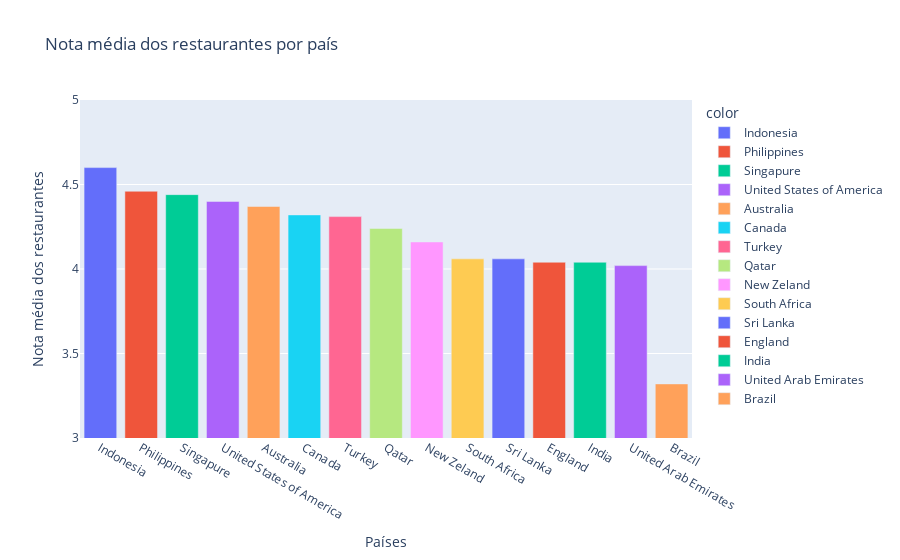

The cell this chart's notebook holds for it:
### Markdown cell above
### Média de notas por país

### Code cell
df_aux = (data[['country', 'aggregate_rating']]
.groupby('country')
.mean()
.round(2)
.sort_values(by='aggregate_rating', ascending=False)
.reset_index())

fig = px.bar(x=df_aux.country, 
       y=df_aux.aggregate_rating,
       title='Nota média dos restaurantes por país',
       labels={'x':'Países', 'y':'Nota média dos restaurantes'},
       color=df_aux.country)
fig = go.Figure(fig, layout_yaxis_range = [3, 5])
fig.show()

### Figure 1 — Plotly figure (JSON) as saved in the notebook; plotly's stock layout.template omitted (floating-point values rounded to 4 significant figures)
{"data": [{"alignmentgroup": "True", "hovertemplate": "color=Indonesia<br>Países=%{x}<br>Nota média dos restaurantes=%{y}<extra></extra>", "legendgroup": "Indonesia", "marker": {"color": "#636efa", "pattern": {"shape": ""}}, "name": "Indonesia", "offsetgroup": "Indonesia", "orientation": "v", "showlegend": true, "textposition": "auto", "type": "bar", "x": ["Indonesia"], "xaxis": "x", "y": [4.6], "yaxis": "y"}, {"alignmentgroup": "True", "hovertemplate": "color=Philippines<br>Países=%{x}<br>Nota média dos restaurantes=%{y}<extra></extra>", "legendgroup": "Philippines", "marker": {"color": "#EF553B", "pattern": {"shape": ""}}, "name": "Philippines", "offsetgroup": "Philippines", "orientation": "v", "showlegend": true, "textposition": "auto", "type": "bar", "x": ["Philippines"], "xaxis": "x", "y": [4.46], "yaxis": "y"}, {"alignmentgroup": "True", "hovertemplate": "color=Singapure<br>Países=%{x}<br>Nota média dos restaurantes=%{y}<extra></extra>", "legendgroup": "Singapure", "marker": {"color": "#00cc96", "pattern": {"shape": ""}}, "name": "Singapure", "offsetgroup": "Singapure", "orientation": "v", "showlegend": true, "textposition": "auto", "type": "bar", "x": ["Singapure"], "xaxis": "x", "y": [4.44], "yaxis": "y"}, {"alignmentgroup": "True", "hovertemplate": "color=United States of America<br>Países=%{x}<br>Nota média dos restaurantes=%{y}<extra></extra>", "legendgroup": "United States of America", "marker": {"color": "#ab63fa", "pattern": {"shape": ""}}, "name": "United States of America", "offsetgroup": "United States of America", "orientation": "v", "showlegend": true, "textposition": "auto", "type": "bar", "x": ["United States of America"], "xaxis": "x", "y": [4.4], "yaxis": "y"}, {"alignmentgroup": "True", "hovertemplate": "color=Australia<br>Países=%{x}<br>Nota média dos restaurantes=%{y}<extra></extra>", "legendgroup": "Australia", "marker": {"color": "#FFA15A", "pattern": {"shape": ""}}, "name": "Australia", "offsetgroup": "Australia", "orientation": "v", "showlegend": true, "textposition": "auto", "type": "bar", "x": ["Australia"], "xaxis": "x", "y": [4.37], "yaxis": "y"}, {"alignmentgroup": "True", "hovertemplate": "color=Canada<br>Países=%{x}<br>Nota média dos restaurantes=%{y}<extra></extra>", "legendgroup": "Canada", "marker": {"color": "#19d3f3", "pattern": {"shape": ""}}, "name": "Canada", "offsetgroup": "Canada", "orientation": "v", "showlegend": true, "textposition": "auto", "type": "bar", "x": ["Canada"], "xaxis": "x", "y": [4.32], "yaxis": "y"}, {"alignmentgroup": "True", "hovertemplate": "color=Turkey<br>Países=%{x}<br>Nota média dos restaurantes=%{y}<extra></extra>", "legendgroup": "Turkey", "marker": {"color": "#FF6692", "pattern": {"shape": ""}}, "name": "Turkey", "offsetgroup": "Turkey", "orientation": "v", "showlegend": true, "textposition": "auto", "type": "bar", "x": ["Turkey"], "xaxis": "x", "y": [4.31], "yaxis": "y"}, {"alignmentgroup": "True", "hovertemplate": "color=Qatar<br>Países=%{x}<br>Nota média dos restaurantes=%{y}<extra></extra>", "legendgroup": "Qatar", "marker": {"color": "#B6E880", "pattern": {"shape": ""}}, "name": "Qatar", "offsetgroup": "Qatar", "orientation": "v", "showlegend": true, "textposition": "auto", "type": "bar", "x": ["Qatar"], "xaxis": "x", "y": [4.24], "yaxis": "y"}, {"alignmentgroup": "True", "hovertemplate": "color=New Zeland<br>Países=%{x}<br>Nota média dos restaurantes=%{y}<extra></extra>", "legendgroup": "New Zeland", "marker": {"color": "#FF97FF", "pattern": {"shape": ""}}, "name": "New Zeland", "offsetgroup": "New Zeland", "orientation": "v", "showlegend": true, "textposition": "auto", "type": "bar", "x": ["New Zeland"], "xaxis": "x", "y": [4.16], "yaxis": "y"}, {"alignmentgroup": "True", "hovertemplate": "color=South Africa<br>Países=%{x}<br>Nota média dos restaurantes=%{y}<extra></extra>", "legendgroup": "South Africa", "marker": {"color": "#FECB52", "pattern": {"shape": ""}}, "name": "South Africa", "offsetgroup": "South Africa", "orientation": "v", "showlegend": true, "textposition": "auto", "type": "bar", "x": ["South Africa"], "xaxis": "x", "y": [4.06], "yaxis": "y"}, {"alignmentgroup": "True", "hovertemplate": "color=Sri Lanka<br>Países=%{x}<br>Nota média dos restaurantes=%{y}<extra></extra>", "legendgroup": "Sri Lanka", "marker": {"color": "#636efa", "pattern": {"shape": ""}}, "name": "Sri Lanka", "offsetgroup": "Sri Lanka", "orientation": "v", "showlegend": true, "textposition": "auto", "type": "bar", "x": ["Sri Lanka"], "xaxis": "x", "y": [4.06], "yaxis": "y"}, {"alignmentgroup": "True", "hovertemplate": "color=England<br>Países=%{x}<br>Nota média dos restaurantes=%{y}<extra></extra>", "legendgroup": "England", "marker": {"color": "#EF553B", "pattern": {"shape": ""}}, "name": "England", "offsetgroup": "England", "orientation": "v", "showlegend": true, "textposition": "auto", "type": "bar", "x": ["England"], "xaxis": "x", "y": [4.04], "yaxis": "y"}, {"alignmentgroup": "True", "hovertemplate": "color=India<br>Países=%{x}<br>Nota média dos restaurantes=%{y}<extra></extra>", "legendgroup": "India", "marker": {"color": "#00cc96", "pattern": {"shape": ""}}, "name": "India", "offsetgroup": "India", "orientation": "v", "showlegend": true, "textposition": "auto", "type": "bar", "x": ["India"], "xaxis": "x", "y": [4.04], "yaxis": "y"}, {"alignmentgroup": "True", "hovertemplate": "color=United Arab Emirates<br>Países=%{x}<br>Nota média dos restaurantes=%{y}<extra></extra>", "legendgroup": "United Arab Emirates", "marker": {"color": "#ab63fa", "pattern": {"shape": ""}}, "name": "United Arab Emirates", "offsetgroup": "United Arab Emirates", "orientation": "v", "showlegend": true, "textposition": "auto", "type": "bar", "x": ["United Arab Emirates"], "xaxis": "x", "y": [4.02], "yaxis": "y"}, {"alignmentgroup": "True", "hovertemplate": "color=Brazil<br>Países=%{x}<br>Nota média dos restaurantes=%{y}<extra></extra>", "legendgroup": "Brazil", "marker": {"color": "#FFA15A", "pattern": {"shape": ""}}, "name": "Brazil", "offsetgroup": "Brazil", "orientation": "v", "showlegend": true, "textposition": "auto", "type": "bar", "x": ["Brazil"], "xaxis": "x", "y": [3.32], "yaxis": "y"}], "layout": {"barmode": "relative", "legend": {"title": {"text": "color"}, "tracegroupgap": 0}, "title": {"text": "Nota média dos restaurantes por país"}, "xaxis": {"anchor": "y", "domain": [0, 1], "title": {"text": "Países"}}, "yaxis": {"anchor": "x", "domain": [0, 1], "range": [3, 5], "title": {"text": "Nota média dos restaurantes"}}}}
